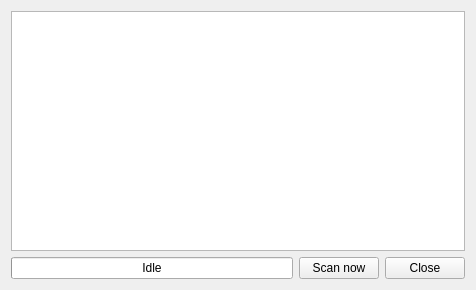
<?xml version="1.0" encoding="UTF-8"?>
<ui version="4.0">
 <class>ManualScanner</class>
 <widget class="QDialog" name="ManualScanner">
  <property name="geometry">
   <rect>
    <x>0</x>
    <y>0</y>
    <width>476</width>
    <height>290</height>
   </rect>
  </property>
  <property name="windowTitle">
   <string notr="true">Manual scanner</string>
  </property>
  <layout class="QGridLayout" name="gridLayout">
   <item row="0" column="0" colspan="3">
    <widget class="QPlainTextEdit" name="plainTextEdit">
     <property name="toolTip">
      <string>Scanner log</string>
     </property>
     <property name="lineWrapMode">
      <enum>QPlainTextEdit::NoWrap</enum>
     </property>
     <property name="readOnly">
      <bool>true</bool>
     </property>
    </widget>
   </item>
   <item row="1" column="0">
    <widget class="QProgressBar" name="progressBar">
     <property name="toolTip">
      <string>Scanner status / progress</string>
     </property>
     <property name="value">
      <number>0</number>
     </property>
     <property name="format">
      <string>Idle</string>
     </property>
    </widget>
   </item>
   <item row="1" column="1">
    <widget class="QPushButton" name="pushButtonScanNow">
     <property name="toolTip">
      <string>Scan manual folders now</string>
     </property>
     <property name="text">
      <string>Scan now</string>
     </property>
     <property name="autoDefault">
      <bool>false</bool>
     </property>
    </widget>
   </item>
   <item row="1" column="2">
    <widget class="QPushButton" name="pushButtonClose">
     <property name="toolTip">
      <string>Close this dialog</string>
     </property>
     <property name="text">
      <string>Close</string>
     </property>
     <property name="autoDefault">
      <bool>false</bool>
     </property>
    </widget>
   </item>
  </layout>
 </widget>
 <tabstops>
  <tabstop>plainTextEdit</tabstop>
  <tabstop>pushButtonScanNow</tabstop>
  <tabstop>pushButtonClose</tabstop>
 </tabstops>
 <resources/>
 <connections>
  <connection>
   <sender>pushButtonClose</sender>
   <signal>clicked()</signal>
   <receiver>ManualScanner</receiver>
   <slot>accept()</slot>
   <hints>
    <hint type="sourcelabel">
     <x>433</x>
     <y>267</y>
    </hint>
    <hint type="destinationlabel">
     <x>474</x>
     <y>207</y>
    </hint>
   </hints>
  </connection>
 </connections>
</ui>
